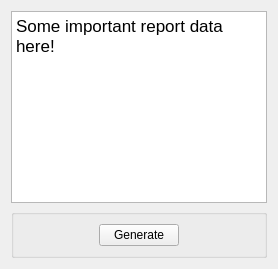
      <widget class="QWidget" name="tab_6">
       <attribute name="title">
        <string>Report</string>
       </attribute>
       <layout class="QVBoxLayout" name="verticalLayout_4">
        <item>
         <widget class="QTextEdit" name="reportTextEdit">
          <property name="html">
           <string>&lt;!DOCTYPE HTML PUBLIC &quot;-//W3C//DTD HTML 4.0//EN&quot; &quot;http://www.w3.org/TR/REC-html40/strict.dtd&quot;&gt;
&lt;html&gt;&lt;head&gt;&lt;meta name=&quot;qrichtext&quot; content=&quot;1&quot; /&gt;&lt;style type=&quot;text/css&quot;&gt;
p, li { white-space: pre-wrap; }
&lt;/style&gt;&lt;/head&gt;&lt;body style=&quot; font-family:'Lucida Grande'; font-size:13pt; font-weight:400; font-style:normal;&quot;&gt;
&lt;p style=&quot; margin-top:0px; margin-bottom:0px; margin-left:0px; margin-right:0px; -qt-block-indent:0; text-indent:0px;&quot;&gt;Some important report data here!&lt;/p&gt;&lt;/body&gt;&lt;/html&gt;</string>
          </property>
         </widget>
        </item>
        <item>
         <widget class="QGroupBox" name="groupBox_6">
          <property name="title">
           <string/>
          </property>
          <layout class="QHBoxLayout" name="horizontalLayout_12">
           <item>
            <spacer name="horizontalSpacer_16">
             <property name="orientation">
              <enum>Qt::Horizontal</enum>
             </property>
             <property name="sizeHint" stdset="0">
              <size>
               <width>7</width>
               <height>20</height>
              </size>
             </property>
            </spacer>
           </item>
           <item>
            <widget class="QPushButton" name="report_generatePushButton">
             <property name="toolTip">
              <string>Click to create new note</string>
             </property>
             <property name="text">
              <string>Generate</string>
             </property>
            </widget>
           </item>
           <item>
            <spacer name="horizontalSpacer_19">
             <property name="orientation">
              <enum>Qt::Horizontal</enum>
             </property>
             <property name="sizeHint" stdset="0">
              <size>
               <width>40</width>
               <height>20</height>
              </size>
             </property>
            </spacer>
           </item>
          </layout>
         </widget>
        </item>
       </layout>
      </widget>
